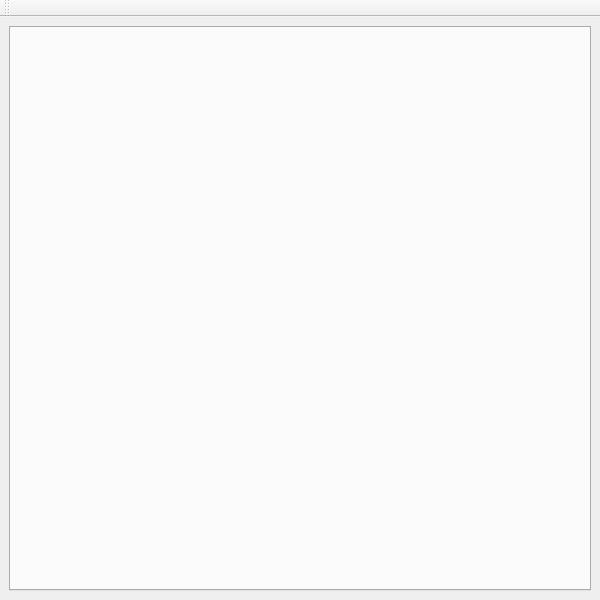
<?xml version="1.0" encoding="UTF-8"?>
<ui version="4.0">
 <class>MainWindow</class>
 <widget class="QMainWindow" name="MainWindow">
  <property name="geometry">
   <rect>
    <x>0</x>
    <y>0</y>
    <width>600</width>
    <height>600</height>
   </rect>
  </property>
  <property name="windowTitle">
   <string>MainWindow</string>
  </property>
  <widget class="QWidget" name="centralwidget">
   <layout class="QVBoxLayout" name="verticalLayout">
    <item>
     <widget class="QTabWidget" name="tabWidget">
      <property name="currentIndex">
       <number>-1</number>
      </property>
     </widget>
    </item>
   </layout>
  </widget>
  <widget class="QToolBar" name="toolBar">
   <property name="windowTitle">
    <string>toolBar</string>
   </property>
   <attribute name="toolBarArea">
    <enum>TopToolBarArea</enum>
   </attribute>
   <attribute name="toolBarBreak">
    <bool>false</bool>
   </attribute>
  </widget>
 </widget>
 <resources/>
 <connections/>
</ui>
